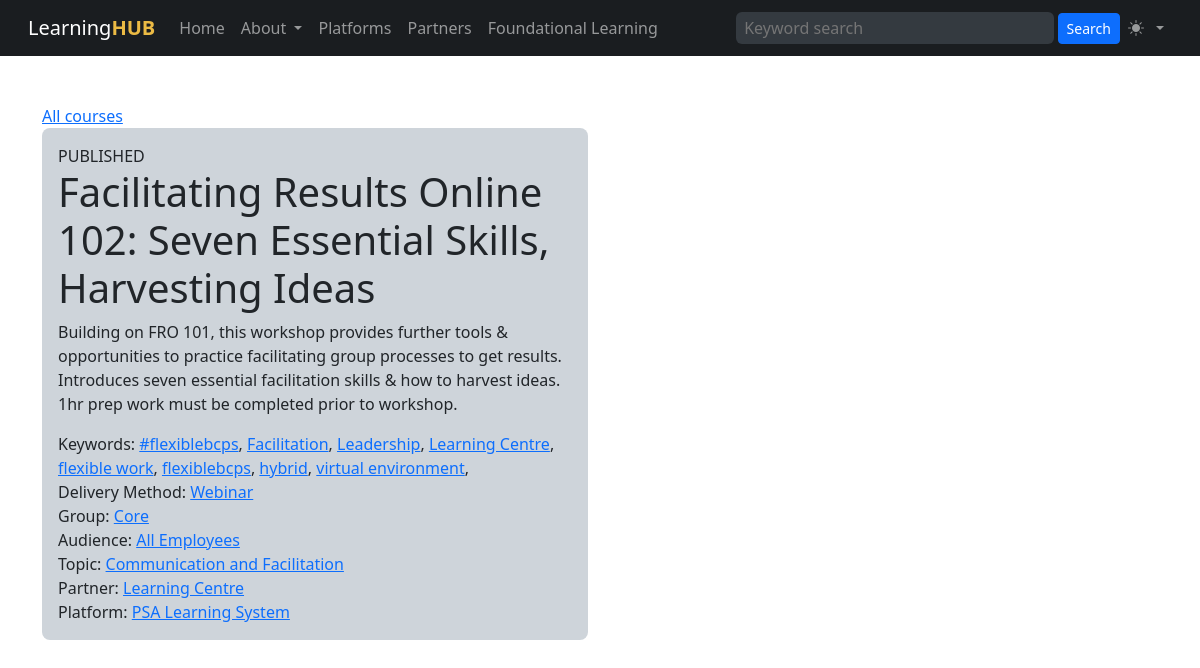
The app's page /course.php?cid=58 with its own data.
### tables this page shows
CREATE TABLE "courses" (
    "id" INTEGER PRIMARY KEY AUTOINCREMENT NOT NULL,
    "status" VARCHAR NOT NULL,
    "sortorder" INTEGER,
    "name" VARCHAR NOT NULL,
    "slug" VARCHAR,
    "description" VARCHAR NOT NULL,
    "created" DATETIME NOT NULL,
    "modified" DATETIME,
    "platform_last_updated" DATETIME,
    "expiry_date" DATETIME,
    "user_idir" VARCHAR,
    "course_id" INTEGER,
    "weight" INTEGER,
    "url" VARCHAR,
    "search" TEXT,
    "keywords" VARCHAR,
    "refresh_cycle" TEXT,
    "partner_id" INTEGER,
    "platform_id" INTEGER,
    "dmethod_id" INTEGER,
    "group_id" INTEGER,
    "audience_id" INTEGER,
    "topic_id" INTEGER,
    FOREIGN KEY(partner_id) REFERENCES learning_partners(id),
    FOREIGN KEY(platform_id) REFERENCES learning_platforms(id),
    FOREIGN KEY(dmethod_id) REFERENCES delivery_methods(id),
    FOREIGN KEY(group_id) REFERENCES groups(id),
    FOREIGN KEY(audience_id) REFERENCES audiences(id),
    FOREIGN KEY(topic_id) REFERENCES topics(id)
);

CREATE TABLE "delivery_methods" (
    "id" INTEGER PRIMARY KEY AUTOINCREMENT NOT NULL,
    "created" DATETIME,
    "modified" DATETIME,
    "sortorder" INTEGER,
    "name" VARCHAR,
    "slug" VARCHAR,
    "description" VARCHAR,
    "icon" VARCHAR,
    "color" VARCHAR
);

CREATE TABLE "groups" (
    "id" INTEGER PRIMARY KEY AUTOINCREMENT NOT NULL,
    "created" DATETIME,
    "modified" DATETIME,
    "sortorder" INTEGER,
    "name" VARCHAR,
    "slug" VARCHAR,
    "description" VARCHAR,
    "icon" VARCHAR,
    "color" VARCHAR
);

CREATE TABLE "audiences" (
    "id" INTEGER PRIMARY KEY AUTOINCREMENT NOT NULL,
    "created" DATETIME,
    "modified" DATETIME,
    "sortorder" INTEGER,
    "name" VARCHAR,
    "slug" VARCHAR,
    "description" VARCHAR,
    "icon" VARCHAR,
    "color" VARCHAR
);

CREATE TABLE "topics" (
    "id" INTEGER PRIMARY KEY AUTOINCREMENT NOT NULL,
    "created" DATETIME,
    "modified" DATETIME,
    "sortorder" INTEGER,
    "name" VARCHAR,
    "slug" VARCHAR,
    "description" VARCHAR,
    "icon" VARCHAR,
    "color" VARCHAR
);

CREATE TABLE "learning_partners" (
    "id" INTEGER PRIMARY KEY AUTOINCREMENT NOT NULL,
    "created" DATETIME,
    "modified" DATETIME,
    "sortorder" INTEGER,
    "name" VARCHAR,
    "slug" VARCHAR,
    "description" VARCHAR,
    "icon" VARCHAR,
    "logo" VARCHAR,
    "color" VARCHAR,
    "url" VARCHAR,
    "admin_name" VARCHAR,
    "admin_email" VARCHAR
);

CREATE TABLE "learning_platforms" (
    "id" INTEGER PRIMARY KEY AUTOINCREMENT NOT NULL,
    "created" DATETIME,
    "modified" DATETIME,
    "sortorder" INTEGER,
    "name" VARCHAR,
    "slug" VARCHAR,
    "description" VARCHAR,
    "logo" VARCHAR,
    "icon" VARCHAR,
    "color" VARCHAR,
    "url" VARCHAR
);

### course.php (the view)
<?php
$db = new SQLite3('courses.sqlite', SQLITE3_OPEN_CREATE | SQLITE3_OPEN_READWRITE);
$db->enableExceptions(true);
?>
<?php require('template/header.php') ?>
<div class="container">
<div class="row">
<div class="col-md-6">
<div><a href="courses.php">All courses</a></div>
<?php
$cid = $_GET['cid'] ?? 0;
$sql = 'SELECT
            c.id AS cid,
            c.name AS cname,
            c.status AS cstatus,
            c.description AS cdesc,
            c.keywords AS ckeys,
            dm.id AS dmid,
            dm.name AS dmname,
            g.name AS groupname,
            g.id AS groupid,
            a.name AS audiencename,
            a.id AS audienceid,
            top.name AS topicname,
            top.id AS topicid,
            pa.name AS partnername,
            pa.id AS partnerid,
            plat.name AS platformname,
            plat.id AS platformid
        FROM
            courses c
        JOIN delivery_methods dm ON dm.id = c.dmethod_id
        JOIN groups g ON g.id = c.group_id
        JOIN audiences a ON a.id = c.audience_id
        JOIN topics top ON top.id = c.topic_id
        JOIN learning_partners pa ON pa.id = c.partner_id
        JOIN learning_platforms plat ON plat.id = c.platform_id
        WHERE c.id = ' . $cid . ';';
$statement = $db->prepare($sql);
$result = $statement->execute();
?>
<?php while ($row = $result->fetchArray()): ?>
    <div class="p-3 mb-2 bg-dark-subtle rounded-3">
        <div><?= strtoupper($row['cstatus']) ?></div>
        <h1><?= $row['cname'] ?></h1>
        <div class="mb-3"><?= $row['cdesc'] ?></div>
        <?php if(!empty($row['ckeys'])): ?>
        <?php $keys = explode(',',$row['ckeys']) ?>
        <div>
        Keywords:
        <?php foreach($keys as $k): ?>
        <a href="keyword.php?keyword=<?= $k ?>"><?= $k ?></a>,
        <?php endforeach ?>
        </div>
        <?php endif ?>
        <div>Delivery Method: <a href="filter.php?dmethod=<?= $row['dmid'] ?>"><?= $row['dmname'] ?></a></div>
        <div>Group: <a href="filter.php?group=<?= $row['groupid'] ?>"><?= $row['groupname'] ?></a></div>
        <div>Audience: <a href="filter.php?audience=<?= $row['audienceid'] ?>"><?= $row['audiencename'] ?></a></div>
        <div>Topic: <a href="filter.php?topic[]=<?= $row['topicid'] ?>"><?= $row['topicname'] ?></a></div>
        <div>Partner: <a href="filter.php?partner=<?= $row['partnerid'] ?>"><?= $row['partnername'] ?></a></div>
        <div>Platform: <a href="filter.php?platform=<?= $row['platformid'] ?>"><?= $row['platformname'] ?></a></div>
    </div>
<?php endwhile ?>
</div>
</div>
</div>
</body>
</html>

### records on screen
courses: status "PUBLISHED", name "Facilitating Results Online 102: Seven Essential Skills, Harvesting Ideas", description "Building on FRO 101, this workshop provides further tools & opportunities to practice facilitating group processes to get results. Introduces seven essential facilitation skills & how to harvest ideas. 1hr prep work must be completed prior to workshop.", keywords "#flexiblebcps", keywords "Facilitation", keywords "Leadership", keywords "Learning Centre", keywords "flexible work", keywords "flexiblebcps", keywords "hybrid", keywords "virtual environment", dmethod.name "Webinar", group.name "Core", audience.name "All Employees", topic.name "Communication and Facilitation", partner.name "Learning Centre", platform.name "PSA Learning System"
